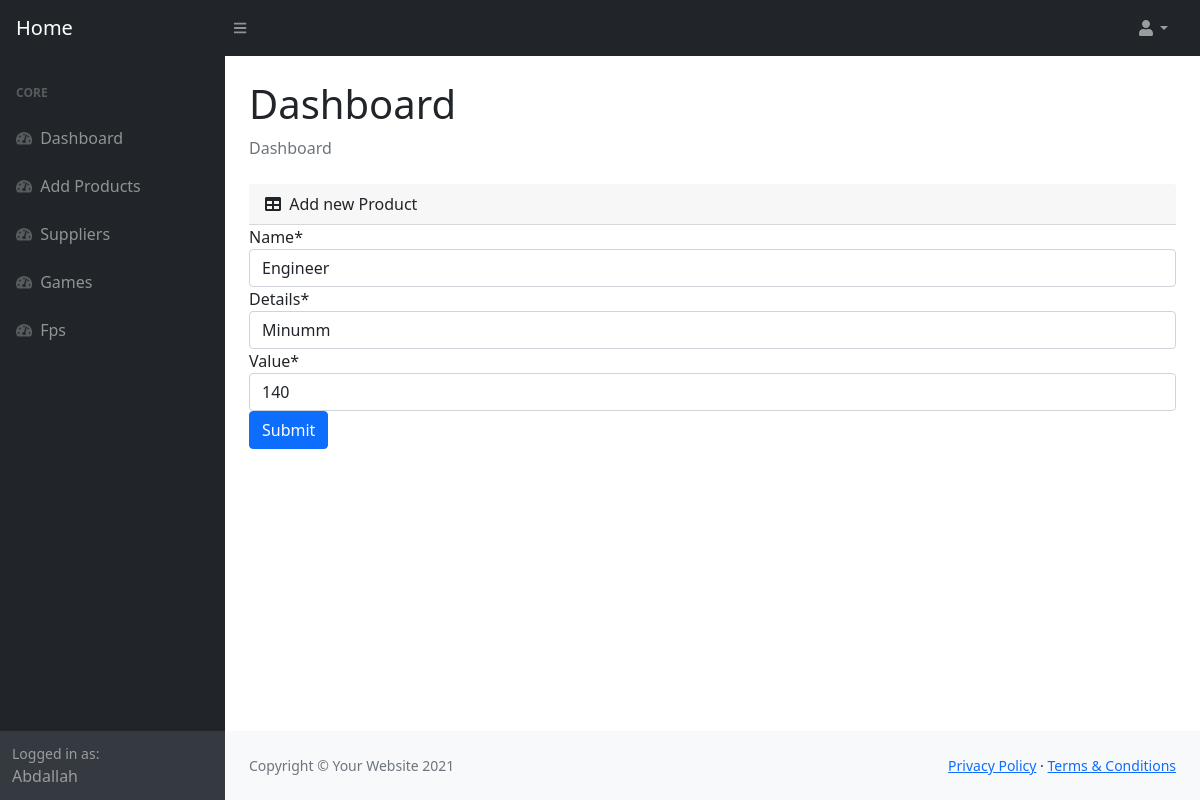
Screenshot of /fps/1/ (signed in) with the database file from the repository.
### Tech_Parts/models.py (models this page shows, shortened)
class Fps_Numbers(models.Model):
    name=models.CharField(max_length=100)
    details=models.CharField(max_length=50)
    value=models.PositiveIntegerField(default=0)

### Tech_Parts/views.py (the view)
# urls.py: path("fps/<str:id>/",views.fps_edit,name="fps_edit"),
def fps_edit(request,id):
    if not request.user.is_superuser:
        messages.error(request,"you dont have permission to add products")
        return redirect(reverse("home:home"))
    fps=Fps_Numbers.objects.get(id=id)
    form=FpsForm(request.POST or None,instance=fps)
    if form.is_valid():
        form.save()
        messages.success(request,"Fps changed successfully")
        return redirect(reverse("home:fps"))
    context={"form":form}
    return render(request,"dashboard/gammes_edit.html",context)

### Tech_Parts/forms.py
class FpsForm(forms.ModelForm):
    class Meta:
        model=Fps_Numbers
        fields= "__all__"

### templates/dashboard/gammes_edit.html (shortened to what this page needs)
{% load static %}
{% load crispy_forms_tags %}
<!DOCTYPE html>
<html lang="en">
    <head>
        <link href="https://cdn.jsdelivr.net/npm/simple-datatables@latest/dist/style.css" rel="stylesheet" />
        <link href="{% static 'dashboard/css/styles.css'  %}" rel="stylesheet" />
    </head>
    <body class="sb-nav-fixed">
        <nav class="sb-topnav navbar navbar-expand navbar-dark bg-dark">
            <a class="navbar-brand ps-3" href="{% url 'home:home' %}">Home</a>
            <button class="btn btn-link btn-sm order-1 order-lg-0 me-4 me-lg-0" id="sidebarToggle" href="#!"><i class="fas fa-bars"></i></button>
            <ul class="navbar-nav ms-auto ms-md-0 me-3 me-lg-4">
                <li class="nav-item dropdown">
                    <a class="nav-link dropdown-toggle" id="navbarDropdown" href="#" role="button" data-bs-toggle="dropdown" aria-expanded="false"><i class="fas fa-user fa-fw"></i></a>
                </li>
            </ul>
        </nav>
        <div id="layoutSidenav">
            <div id="layoutSidenav_nav">
                <nav class="sb-sidenav accordion sb-sidenav-dark" id="sidenavAccordion">
                    <div class="sb-sidenav-menu">
                        <div class="nav">
                            <div class="sb-sidenav-menu-heading">Core</div>
                            <a class="nav-link" href="{% url 'home:dashboard' %}">
                                <div class="sb-nav-link-icon"><i class="fas fa-tachometer-alt"></i></div>
                                Dashboard
                            </a>
                            <a class="nav-link" href="{% url 'home:add' %}">
                                <div class="sb-nav-link-icon"><i class="fas fa-tachometer-alt"></i></div>
                               Add Products
                            </a>
                            <a class="nav-link" href="{% url 'home:suppliers' %}">
                                <div class="sb-nav-link-icon"><i class="fas fa-tachometer-alt"></i></div>
                                Suppliers
                            </a>
                             <a class="nav-link" href="{% url 'home:gammes' %}">
                                <div class="sb-nav-link-icon"><i class="fas fa-tachometer-alt"></i></div>
                               Games
                            </a>
                            <a class="nav-link" href="{% url 'home:fps' %}">
                                <div class="sb-nav-link-icon"><i class="fas fa-tachometer-alt"></i></div>
                               Fps
                            </a>
                        </div>
                    </div>
                    <div class="sb-sidenav-footer">
                        <div class="small">Logged in as:</div>
                       {{request.user|title}}
                    </div>
                </nav>
            </div>
            <div id="layoutSidenav_content">
                <main>
                    <div class="container-fluid px-4">
                        <h1 class="mt-4">Dashboard</h1>
                        <ol class="breadcrumb mb-4">
                            <li class="breadcrumb-item active">Dashboard</li>
                        </ol>
                        <div class="col mb-4">
                            <div class="card-header">
                                <i class="fas fa-table me-1"></i>
                             Add new Product
                            </div>
                            <form method="POST" enctype="multipart/form-data">
                            {{form|crispy}}
                            <button class="btn btn-primary">Submit</button>
                            </form>
                        </div>
                    </div>
                </main>
                <footer class="py-4 bg-light mt-auto">
                    <div class="container-fluid px-4">
                        <div class="d-flex align-items-center justify-content-between small">
                            <div class="text-muted">Copyright &copy; Your Website 2021</div>
                            <div>
                                <a href="#">Privacy Policy</a>
                                &middot;
                                <a href="#">Terms &amp; Conditions</a>
                            </div>
                        </div>
                    </div>
                </footer>
            </div>
        </div>
    </body>
</html>

### rows the page displays
Fps_Numbers: name "Engineer", details "Minumm", value "140"

### other values shown
{{ request.user|title }} "Abdallah"
